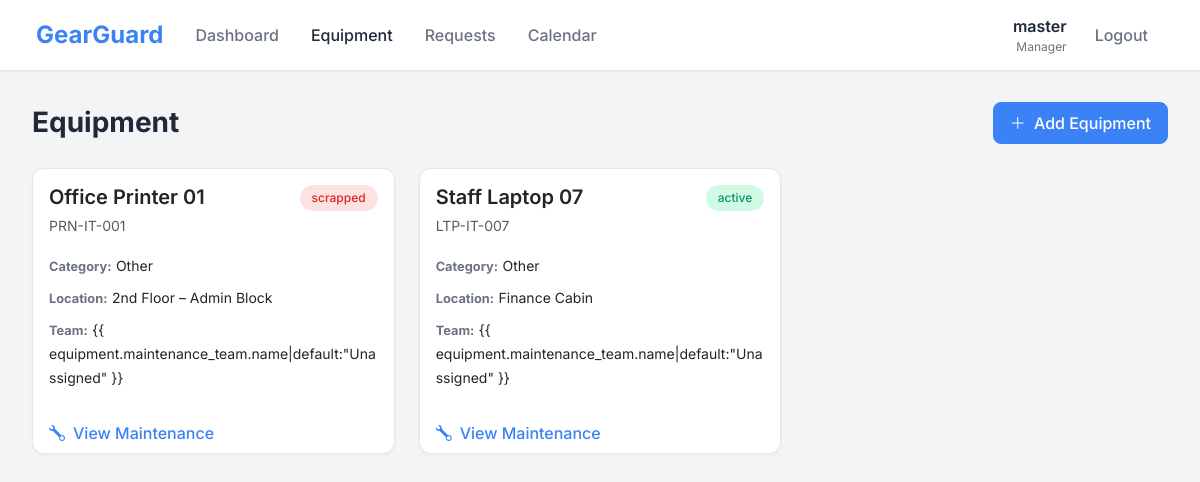
The app's page /equipment/ (signed in) with its own data.
### Gear/models.py (models this page shows, shortened)
class Equipment(models.Model):
    CATEGORY_CHOICES = [
        ('Printer', 'Printer'),
        ('Computer', 'Computer'),
        ('Vehicle', 'Vehicle'),
        ('Machinery', 'Machinery'),
        ('HVAC', 'HVAC'),
        ('Power', 'Power'),
        ('Other', 'Other'),
    ]
    name = models.CharField(max_length=100)
    serial_number = models.CharField(max_length=100, unique=True)
    department = models.CharField(max_length=100)
    category = models.CharField(max_length=50, choices=CATEGORY_CHOICES, default='Other')
    assigned_to = models.CharField(
        max_length=100, blank=True, null=True
    )
    purchase_date = models.DateField()
    warranty_expiry = models.DateField(null=True, blank=True)
    location = models.CharField(max_length=100)
    maintenance_team = models.ForeignKey(
        MaintenanceTeam,
        on_delete=models.SET_NULL,
        null=True,
        blank=True
    )
    is_scrapped = models.BooleanField(default=False)

### Gear/views.py (the view)
# urls.py: path('equipment/', views.equipment_list, name='equipment_list'),
@login_required
def equipment_list(request):
    equipment = Equipment.objects.select_related('maintenance_team').all()
    return render(request, 'equipment_list.html', {
        'equipment_list': equipment,
    })

### Gear/templates/equipment_list.html (shortened to what this page needs)
{% extends 'base.html' %}
{% block content %}
<div class="d-flex justify-content-between align-items-center mb-4">
    <h1 class="page-title mb-0">Equipment</h1>
    <a href="{% url 'admin:Gear_equipment_add' %}" class="btn btn-primary">
        <i class="bi bi-plus-lg me-1"></i> Add Equipment
    </a>
</div>
<div class="row g-4">
    {% for equipment in equipment_list %}
    <div class="col-lg-4 col-md-6">
        <div class="card h-100">
            <div class="card-body">
                <div class="d-flex justify-content-between align-items-start mb-2">
                    <div>
                        <h5 class="card-title mb-1" style="font-weight: 600;">{{ equipment.name }}</h5>
                        <small class="text-muted">{{ equipment.serial_number }}</small>
                    </div>
                    {% if equipment.is_scrapped %}
                    <span class="priority-badge badge-scrapped">scrapped</span>
                    {% else %}
                    <span class="priority-badge badge-active">active</span>
                    {% endif %}
                </div>
                <div class="mt-3">
                    <div class="mb-2">
                        <strong style="color: var(--text-secondary); font-size: 0.8rem;">Category:</strong>
                        <span style="font-size: 0.875rem;">{{ equipment.category }}</span>
                    </div>
                    <div class="mb-2">
                        <strong style="color: var(--text-secondary); font-size: 0.8rem;">Location:</strong>
                        <span style="font-size: 0.875rem;">{{ equipment.location }}</span>
                    </div>
                    <div class="mb-3">
                        <strong style="color: var(--text-secondary); font-size: 0.8rem;">Team:</strong>
                        <span style="font-size: 0.875rem;">{{ equipment.maintenance_team.name|default:"Unassigned"
                            }}</span>
                    </div>
                </div>
            </div>
            <div class="card-footer bg-transparent border-top-0 pt-0">
                <a href="{% url 'equipment_maintenance' equipment.id %}"
                    class="text-decoration-none d-flex align-items-center"
                    style="color: var(--primary-blue); font-weight: 500;">
                    <i class="bi bi-wrench me-2"></i> View Maintenance
                </a>
            </div>
        </div>
    </div>
    {% endfor %}
</div>
{% endblock %}

### Gear/templates/base.html (shortened to what this page needs)
<!DOCTYPE html>
<html lang="en">
<head>
    <link href="https://cdn.jsdelivr.net/npm/bootstrap@5.3.2/dist/css/bootstrap.min.css" rel="stylesheet">
    <link href="https://cdn.jsdelivr.net/npm/bootstrap-icons@1.11.1/font/bootstrap-icons.css" rel="stylesheet">
</head>
<body>
    <nav class="navbar navbar-expand-lg">
        <div class="container-fluid">
            <a class="navbar-brand" href="{% url 'dashboard' %}">GearGuard</a>
            <div class="collapse navbar-collapse" id="navbarNav">
                <ul class="navbar-nav me-auto">
                    <li class="nav-item">
                        <a class="nav-link {% if request.resolver_match.url_name == 'dashboard' %}active{% endif %}"
                            href="{% url 'dashboard' %}">Dashboard</a>
                    </li>
                    <li class="nav-item">
                        <a class="nav-link {% if request.resolver_match.url_name == 'equipment_list' %}active{% endif %}"
                            href="{% url 'equipment_list' %}">Equipment</a>
                    </li>
                    <li class="nav-item">
                        <a class="nav-link {% if request.resolver_match.url_name == 'kanban' %}active{% endif %}"
                            href="{% url 'kanban' %}">Requests</a>
                    </li>
                    <li class="nav-item">
                        <a class="nav-link {% if request.resolver_match.url_name == 'calendar' %}active{% endif %}"
                            href="{% url 'calendar' %}">Calendar</a>
                    </li>
                </ul>
                {% if user.is_authenticated %}
                <div class="user-info">
                    <div class="text-end">
                        <div class="user-name">{{ user.get_full_name|default:user.username }}</div>
                        <div class="user-role">{% if user.is_superuser %}Manager{% else %}Technician{% endif %}</div>
                    </div>
                    <form method="post" action="{% url 'logout' %}" style="display: inline;">
                        <button type="submit" class="btn-logout"
                            style="border: none; background: none; cursor: pointer;">Logout</button>
                    </form>
                </div>
                {% endif %}
            </div>
        </div>
    </nav>
    <main class="main-content">
        {% block content %}{% endblock %}
    </main>
</body>
</html>

### Gear/templates/base.html (style rules this page uses)
:root { --primary-blue: #3B82F6; --primary-blue-dark: #2563EB; --success-green: #10B981; --warning-yellow: #F59E0B; --danger-red: #EF4444; --text-primary: #1F2937; --text-secondary: #6B7280; --bg-light: #F3F4F6; --bg-card: #FFFFFF; --border-color: #E5E7EB; }
* { font-family: 'Inter', sans-serif; }
body { background-color: var(--bg-light); color: var(--text-primary); }
.navbar { background-color: var(--bg-card) !important; box-shadow: 0 1px 3px rgba(0, 0, 0, 0.1); padding: 0.75rem 1.5rem; }
.navbar-brand { color: var(--primary-blue) !important; font-weight: 700; font-size: 1.5rem; }
.nav-link { color: var(--text-secondary) !important; font-weight: 500; padding: 0.5rem 1rem !important; transition: color 0.2s ease; }
.nav-link:hover, .nav-link.active { color: var(--text-primary) !important; }
.user-info { display: flex; align-items: center; gap: 0.75rem; }
.user-name { font-weight: 600; color: var(--text-primary); }
.user-role { font-size: 0.75rem; color: var(--text-secondary); }
.btn-logout { color: var(--text-secondary); text-decoration: none; font-weight: 500; padding: 0.5rem 1rem; transition: color 0.2s ease; }
.main-content { padding: 2rem; max-width: 1400px; margin: 0 auto; }
.page-title { font-size: 1.75rem; font-weight: 700; margin-bottom: 1.5rem; color: var(--text-primary); }
.card { background: var(--bg-card); border: 1px solid var(--border-color); border-radius: 12px; box-shadow: 0 1px 3px rgba(0, 0, 0, 0.05); }
.badge-active { background-color: #D1FAE5; color: #059669; }
.badge-scrapped { background-color: #FEE2E2; color: #DC2626; }
.priority-badge { padding: 0.25rem 0.75rem; border-radius: 9999px; font-size: 0.75rem; font-weight: 500; }
.btn-primary { background-color: var(--primary-blue); border-color: var(--primary-blue); border-radius: 8px; font-weight: 500; padding: 0.5rem 1rem; }

### records on screen
Equipment: name "Office Printer 01", serial_number "PRN-IT-001", is_scrapped "scrapped", category "Other", location "2nd Floor – Admin Block"
Equipment: name "Staff Laptop 07", serial_number "LTP-IT-007", is_scrapped "active", category "Other", location "Finance Cabin"

### other values on screen
{{ user.get_full_name|default:user.username }} "master"
